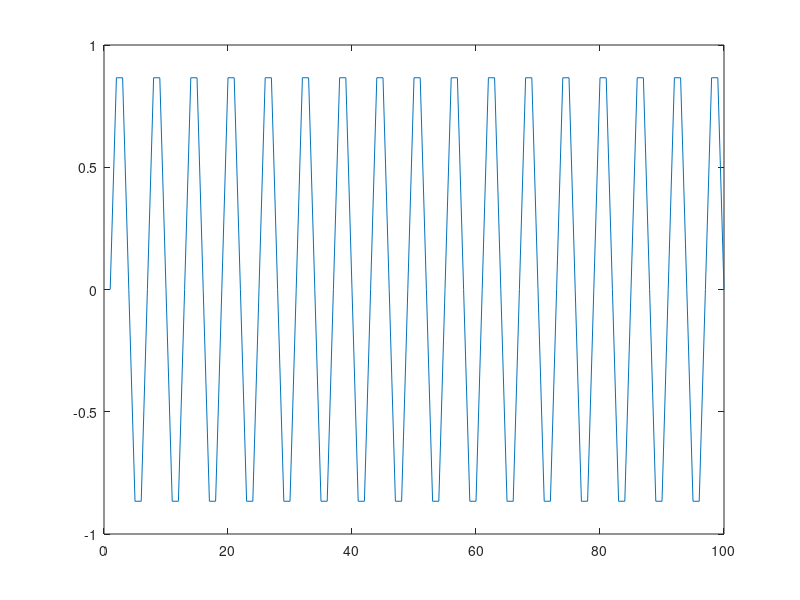
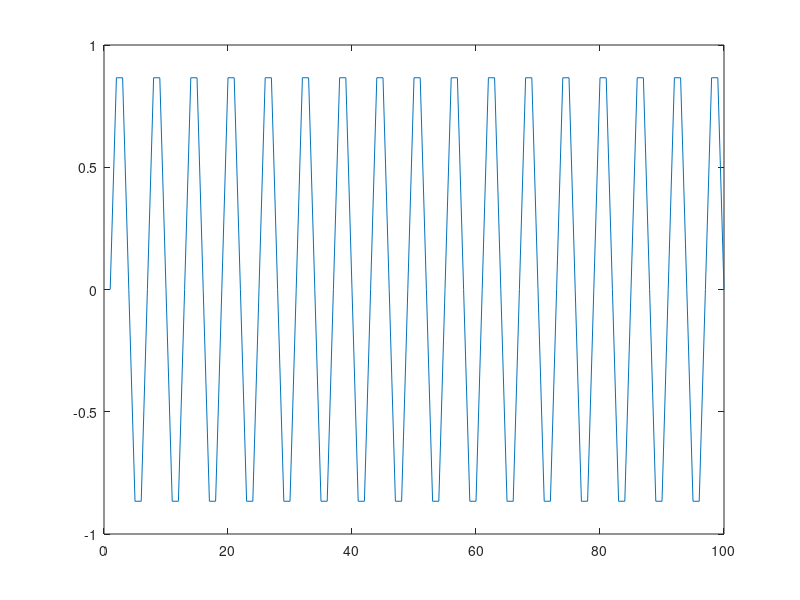

Reproduce these figures in MATLAB, in order.
w1 = pi/3;
w2 = 2*pi + pi/3;
M = 100;
m = 0:M-1;

figure
x1 = sin(w1 * m);
plot(x1);
hold on
figure
x2 = sin(w2 * m);
plot(x2);
hold off;
